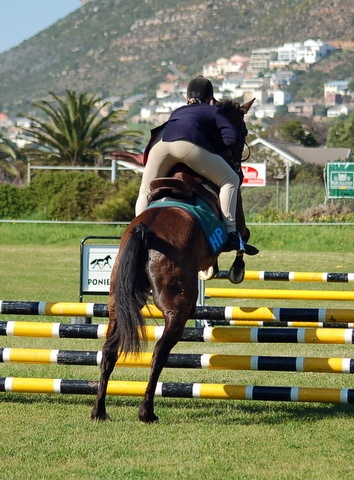
//> input picture LW02_ImageProcessing/Sample_calcHist/image0.jpg, 354 x 480 px
$ ./calcHist image0.jpg   (built with g++ and OpenCV 4)
//> lines starting //> are read from the running program, lines starting //| are printed output that depends on the picture
#include <stdio.h>
#include <opencv2/opencv.hpp>

using namespace cv;

const char helper[] =
    "Sample_calcHist.exe  <img_file>\n\
    \t<img_file> - image file name\n";

int main(int argc, char* argv[])
{
    const char *initialWinName = "Initial Image",
               *histWinName = "Histogram";
    Mat img, bgrChannels[3], bHist, gHist, rHist, histImg;
    int kBins = 256; // количество бинов гистограммы
    float range[] = {0.0f, 256.0f}; // интервал изменения значений бинов
    const float* histRange = { range };
    bool uniform = true; // равномерное распределение интервала по бинам
    bool accumulate = false; // запрет очищения перед вычислением гистограммы
    int histWidth = 512, histHeight = 400; // размеры для отображения гистограммы
    int binWidth = cvRound((double)histWidth / kBins); // количество пикселей на бин
    int i, kChannels = 3;
    Scalar colors[] = {Scalar(255, 0, 0), Scalar(0, 255, 0), Scalar(0, 0, 255)};
    if (argc < 2)
    {
        printf("%s", helper);
        return 1;
    }
    // загрузка изображения
    img = imread(argv[1], 1);
//> img is the input picture: 480 rows x 354 cols, CV_8UC3; mean B, G, R 91.5, 125.8, 124.3
    // выделение каналов изображения
    split(img, bgrChannels);
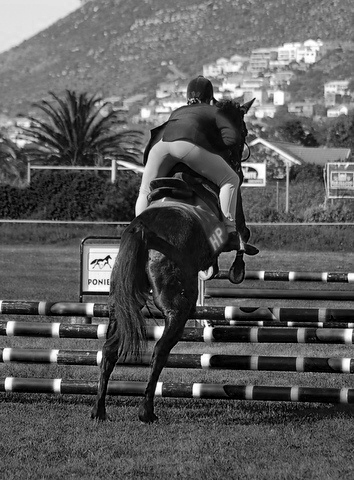
//> bgrChannels[0]: 480 rows x 354 cols, CV_8UC1; min 0, max 255, mean 91.5
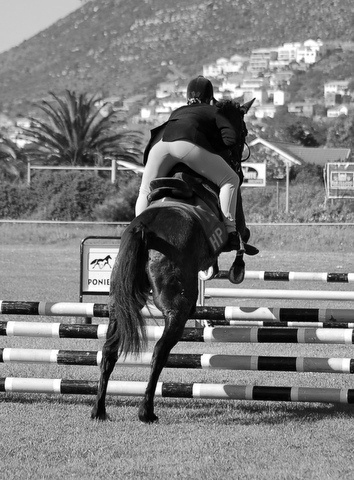
//> bgrChannels[1]: 480 rows x 354 cols, CV_8UC1; min 0, max 255, mean 125.8
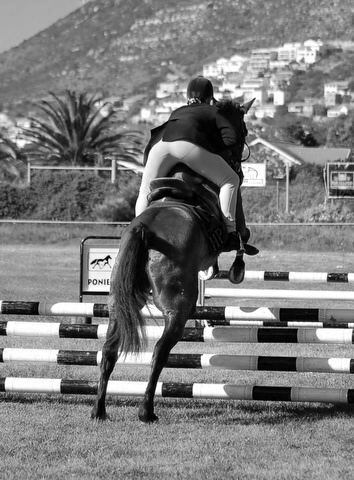
//> bgrChannels[2]: 480 rows x 354 cols, CV_8UC1; min 0, max 255, mean 124.3
    // вычисление гистограммы для каждого канала
    calcHist(&bgrChannels[0], 1, 0, Mat(), bHist, 1, &kBins,
        &histRange, uniform, accumulate);
//> bHist = 256 values, max 1919 at index 0, min 76 at index 254, mean 663.8
    calcHist(&bgrChannels[1], 1, 0, Mat(), gHist, 1, &kBins,
        &histRange, uniform, accumulate);
//> gHist = 256 values, max 1704 at index 156, min 146 at index 220, mean 663.8
    calcHist(&bgrChannels[2], 1, 0, Mat(), rHist, 1, &kBins,
        &histRange, uniform, accumulate);
//> rHist = 256 values, max 2383 at index 255, min 130 at index 224, mean 663.8

    // построение гистограммы
    histImg = Mat(histHeight, histWidth, CV_8UC3, Scalar(0, 0, 0));
    // нормализация гистограмм в соответствии с размерами окна для отображения
    normalize(bHist, bHist, 0, histImg.rows,
        NORM_MINMAX, -1, Mat());
//> bHist = 256 values, max 400 at index 0, min 0 at index 254, mean 127.6
    normalize(gHist, gHist, 0, histImg.rows,
        NORM_MINMAX, -1, Mat());
//> gHist = 256 values, max 400 at index 156, min 0 at index 220, mean 132.9
    normalize(rHist, rHist, 0, histImg.rows,
        NORM_MINMAX, -1, Mat());
//> rHist = 256 values, max 400 at index 255, min 0 at index 224, mean 94.76

    for (i = 1; i < kBins; i++)
    {
        line(histImg, Point(binWidth * (i-1), histHeight - cvRound(bHist.at<float>(i-1))) ,
            Point(binWidth * i, histHeight - cvRound(bHist.at<float>(i)) ),
            colors[0], 2, 8, 0);
        line(histImg, Point(binWidth * (i-1), histHeight - cvRound(gHist.at<float>(i-1))) ,
            Point(binWidth * i, histHeight - cvRound(gHist.at<float>(i)) ),
            colors[1], 2, 8, 0);
        line(histImg, Point(binWidth * (i-1), histHeight - cvRound(rHist.at<float>(i-1))) ,
            Point(binWidth * i, histHeight - cvRound(rHist.at<float>(i)) ),
            colors[2], 2, 8, 0);
    }
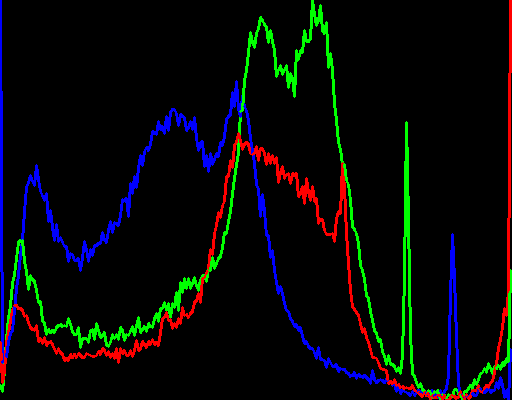
//> histImg: 400 rows x 512 cols, CV_8UC3; mean B, G, R 8.4, 8.8, 6.8
    // отображение исходного изображения и гистограмм
    namedWindow(initialWinName, CV_WINDOW_AUTOSIZE);
    namedWindow(histWinName, CV_WINDOW_AUTOSIZE);
    imshow(initialWinName, img);
    imshow(histWinName, histImg);
    waitKey();

    // закрытие окон
    destroyAllWindows();
    // осовобождение памяти
    img.release();
    for (i = 0; i < kChannels; i++)
    {
        bgrChannels[i].release();
    }
    bHist.release();
    gHist.release();
    rHist.release();
    histImg.release();
    return 0;
}
